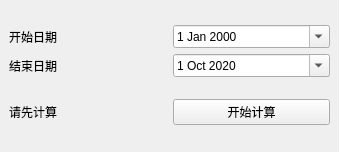
<?xml version="1.0" encoding="UTF-8"?>
<ui version="4.0">
 <class>MainWindow</class>
 <widget class="QMainWindow" name="MainWindow">
  <property name="geometry">
   <rect>
    <x>0</x>
    <y>0</y>
    <width>339</width>
    <height>152</height>
   </rect>
  </property>
  <property name="windowTitle">
   <string>MainWindow</string>
  </property>
  <widget class="QWidget" name="centralwidget">
   <layout class="QGridLayout" name="gridLayout_2">
    <item row="0" column="0" colspan="2">
     <layout class="QGridLayout" name="gridLayout">
      <item row="0" column="0">
       <widget class="QLabel" name="label">
        <property name="text">
         <string>开始日期</string>
        </property>
       </widget>
      </item>
      <item row="0" column="1">
       <widget class="QDateEdit" name="start">
        <property name="calendarPopup">
         <bool>true</bool>
        </property>
       </widget>
      </item>
      <item row="1" column="0">
       <widget class="QLabel" name="label_2">
        <property name="text">
         <string>结束日期</string>
        </property>
       </widget>
      </item>
      <item row="1" column="1">
       <widget class="QDateEdit" name="end">
        <property name="dateTime">
         <datetime>
          <hour>15</hour>
          <minute>0</minute>
          <second>0</second>
          <year>2020</year>
          <month>10</month>
          <day>1</day>
         </datetime>
        </property>
        <property name="currentSection">
         <enum>QDateTimeEdit::YearSection</enum>
        </property>
        <property name="calendarPopup">
         <bool>true</bool>
        </property>
       </widget>
      </item>
     </layout>
    </item>
    <item row="1" column="0">
     <widget class="QLabel" name="result">
      <property name="text">
       <string>请先计算</string>
      </property>
     </widget>
    </item>
    <item row="1" column="1">
     <widget class="QPushButton" name="run">
      <property name="text">
       <string>开始计算</string>
      </property>
     </widget>
    </item>
   </layout>
  </widget>
 </widget>
 <resources/>
 <connections/>
</ui>
